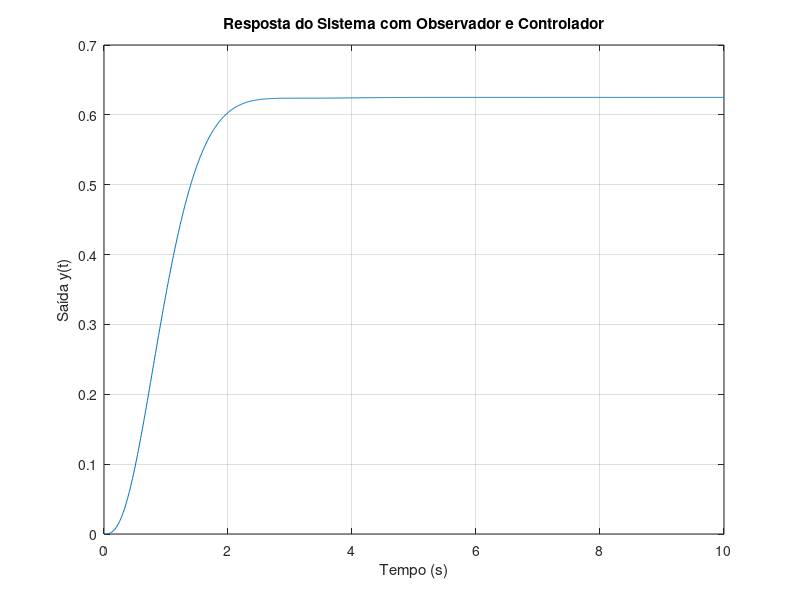

MATLAB code to generate this figure:
% Definir o sistema
A = [0 1 0; 0 0 1; -6 -11 -6];
B = [0; 0; 1];
C = [10 0 0];
D = 0;

% Matriz de ganho do observador
L = [12; 97; 210];

% Verificar os polos do observador
A_obs = A - L*C;
observer_poles_actual = eig(A_obs);
disp('Polos do observador:');
disp(observer_poles_actual);

% Definir o controlador por realimentação de estados
K = [10 5 0];

% Definir o sistema em malha fechada com o observador
A_cl = [A, -B*K; L*C, A - L*C - B*K];
B_cl = [B; B];
C_cl = [C, zeros(1, 3)];
D_cl = 0;

% Simular a resposta do sistema
sys_cl = ss(A_cl, B_cl, C_cl, D_cl);
t = 0:0.01:10;
u = ones(size(t));
[y, t, x] = lsim(sys_cl, u, t);

% Plotar a resposta do sistema
figure;
plot(t, y);
title('Resposta do Sistema com Observador e Controlador');
xlabel('Tempo (s)');
ylabel('Saída y(t)');
grid on;
